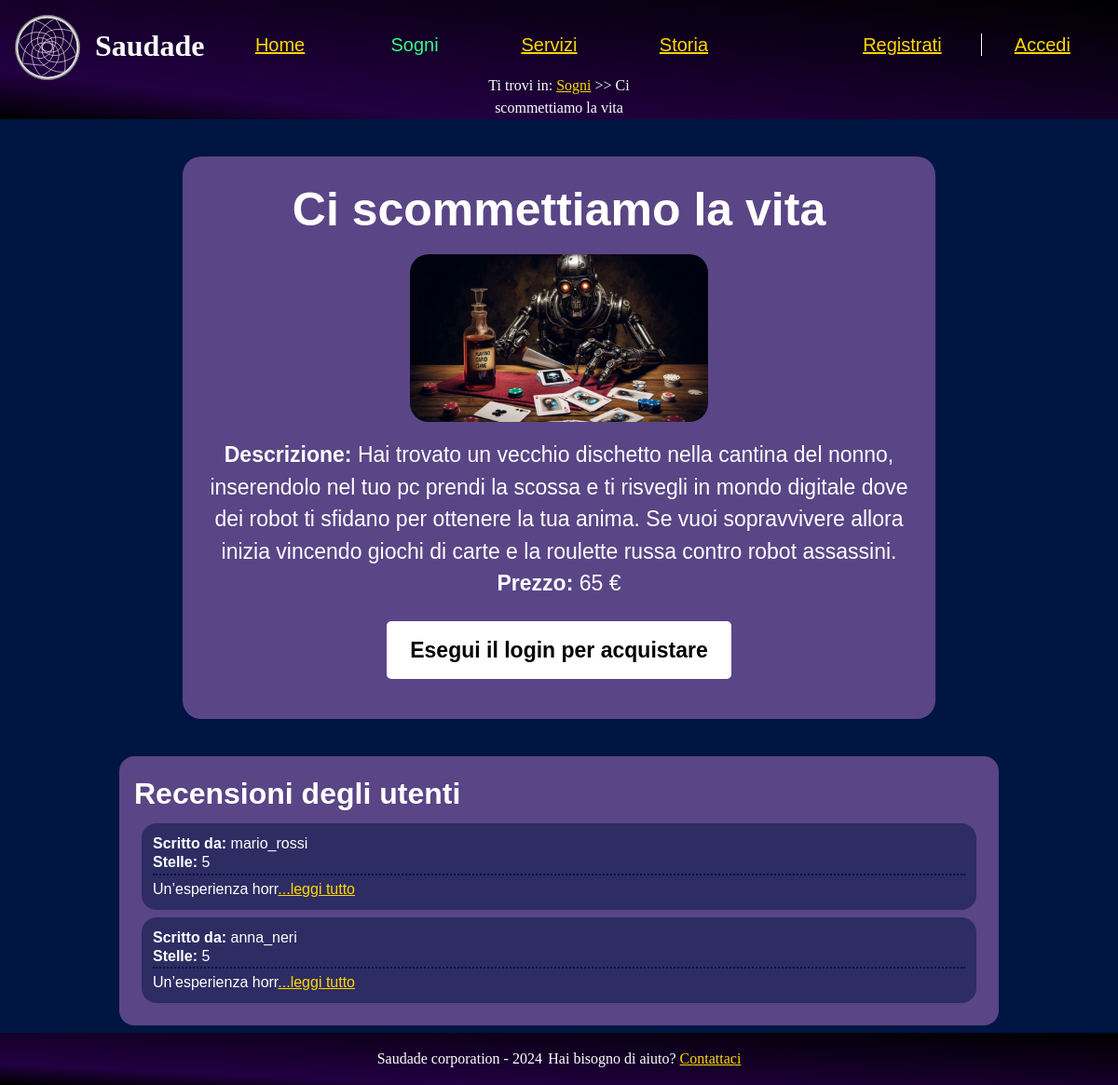
/src/php/sognoSingolo.php?sogno=Ci+scommettiamo+la+vita, run on an earlier commit of the app's database.
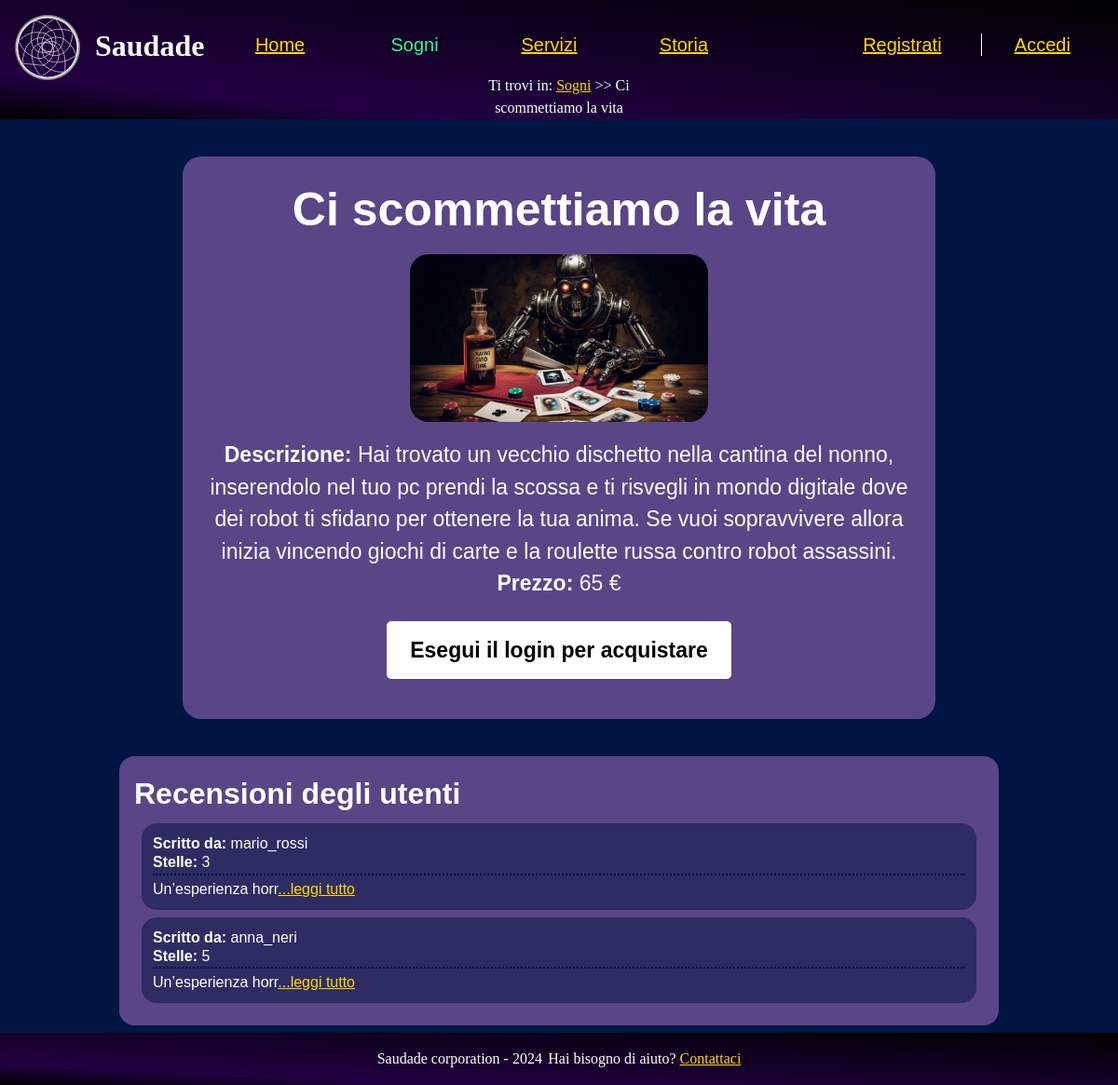
And on a later commit of the database.
### tables this page shows
CREATE TABLE recensioni (
  id SERIAL PRIMARY KEY,
  user_name VARCHAR(20) NOT NULL,
  testo TEXT NOT NULL,
  articolo VARCHAR(50),
  stelle INT CHECK (stelle >= 1 AND stelle <= 5),
  data TIMESTAMP DEFAULT CURRENT_TIMESTAMP,

  FOREIGN KEY (user_name) REFERENCES utenti(user_name) ON DELETE CASCADE ON UPDATE CASCADE,
  FOREIGN KEY (articolo) REFERENCES sogni(titolo) ON DELETE CASCADE  ON UPDATE CASCADE
);

### src/php/functions.php (called while the page is built, shortened)
<?php
class Functions {
    private $connection;
    public function openDBConnection(){
        global $HOST_DB, $USERNAME, $PASSWORD, $DATABASE_NAME;
        $this->connection = mysqli_connect(
            $HOST_DB,
            $USERNAME,
            $PASSWORD,
            $DATABASE_NAME
        );
        $this->connection->set_charset("utf8");
        return mysqli_connect_errno() == 0;
    }
    public function getConnection(){
        return $this->connection;
    }
}

### src/php/sognoSingolo.php (the view, shortened to what this page needs)
<?php
    require_once("functions.php");
    $functions = new functions();
    $functions->openDBConnection();
    if (isset($_GET['sogno'])) {
        $sogno = urldecode($_GET['sogno']);
        $stmt = $functions->getConnection()->prepare("SELECT * FROM sogni WHERE titolo=?");
        $stmt->bind_param("s", $sogno);
        $stmt->execute();
        $risultato = $stmt->get_result();
    } else {
        $pagina->printErrorPage("<p>Sogno non trovato, torna alla <a href=\"sogni.php\">lista sogni</a> e riprova</p>");
        $pagina->printPage();
        die;
    }
    $pagina = new newPage("../html/sognoSingolo.html",
                            $sogno,
                            strval($sogno)." saudade",
                            "Pagina riguardante ".strval($sogno));
    $recenz = $functions->getConnection()->prepare("SELECT * FROM recensioni WHERE articolo=? ORDER BY data LIMIT 5;");
                        $recenz->bind_param("s", $_GET['sogno']);
                        $recenz->execute();
                        $recenz = $recenz->get_result();
    if(mysqli_num_rows($recenz) == 0){
        $rec = "Ancora nessuna recensione";
        $pagina->modificaHTML("{recensioni}", $rec);
    }
    else{
        $rec = "";
        foreach( $recenz as $row){
            $rec .= file_get_contents("../html/recensioneTemp.html");
            $rec = str_replace("{utente}", "<span class='titoletto'>Scritto da: </span>" . $row['user_name'], $rec);
            $rec = str_replace("{stelle}", $row['stelle'], $rec);
            $rec = str_replace("{sogno}", $row['articolo'], $rec);
            $text = $row['testo'];
            $maxLength=20;
            if (strlen($text) > $maxLength) {
                $text = substr($text, 0, $maxLength) . '<a href="#" class="read-more" onclick="espandi(event)">...leggi tutto</a><span class="full-description hidden">' . substr($text, $maxLength) . '</span>';
            }
            $rec = str_replace("{testo}", $text, $rec);
        }
        $pagina->modificaHTML("{recensioni}", $rec);
    }
    if($risultato == null)
        $pagina->printErrorPage("<p>Sogno non trovato, tornare alla pagina <a href=\"sogni.php\">Sogni</a> e provare a riselezionare il sogno desiderato</p>");
    else{
        if(mysqli_num_rows($risultato) > 0){
            foreach( $risultato as $row){
                if(isset($_SESSION['user_name'])){
                    if($_SESSION['user_name'] === "admin"){
                        $titolo=urlencode($row['titolo']);
                        $bottone = "<a href=\"modificaSogno.php?sogno={$titolo}\" role=\"button\">Modifica</a>";
                        $bottone .= "<a href=\"cancellaSogno.php?sogno={$titolo}\" role=\"button\">Cancella</a>";
                    }
                    else{
                        $stmt = $functions->getConnection()->prepare("SELECT * FROM acquisti WHERE user_name=? AND articolo=?");
                        $stmt->bind_param("ss", $_SESSION['user_name'], $sogno);
                        $stmt->execute();
                        $risultato = $stmt->get_result();
                        if($risultato->num_rows == 0){
                            $titolo=urlencode($row['titolo']);
                            $bottone = "<a href=\"acquistaSogno.php?sogno={$row['titolo']}\" role=\"button\">Compra</a>";
                        }else{
                            $bottone = "<a role=\"button\">Articolo già acquistato</a>";
                            $titolo=urlencode($row['titolo']);
                            $bottone .= "<a href=\"aggiungiRecensione.php?sogno={$titolo}\" role=\"button\"> Lascia una recensione</a>";
                        }
                    }
                }else{
                    $bottone = "<a href=\"login.php\" role=\"button\">Esegui il <span lang=\"en\">login</span> per acquistare</a>";
                }
            }
        }else{
            $pagina= new newPage("../html/sognoNonTrovato.html",
                                    "Sogno non disponibile",
                                    "", "Pagina di errore per il sogno non disponibile");
        }
    }

What changed in the data, as far as the page shows it:
changed recensioni: user_name "Scritto da: mario_rossi Stelle: 5" → "Scritto da: mario_rossi Stelle: 3"
